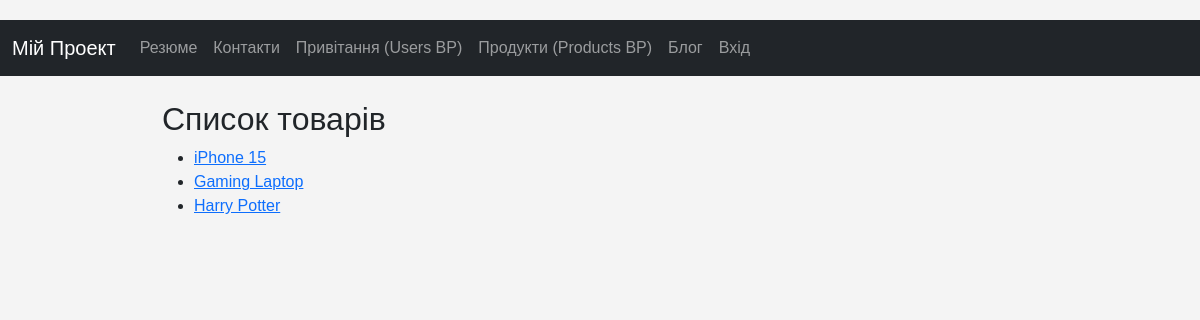
Screenshot of /products/ with the database file from the repository.
### app/products/models.py (models this page shows, shortened)
class Product(db.Model):
    __tablename__ = 'products'
    id: Mapped[int] = mapped_column(Integer, primary_key=True)
    name: Mapped[str] = mapped_column(String(100), nullable=False)
    price: Mapped[float] = mapped_column(Float, nullable=False)
    description: Mapped[str] = mapped_column(String(500), nullable=True)
    active: Mapped[bool] = mapped_column(Boolean, default=True, nullable=False)
    category_id: Mapped[int | None] = mapped_column(ForeignKey('categories.id'), nullable=True)
    category: Mapped["Category"] = relationship("Category", back_populates="products")

### app/products/views.py (the view)
@products_bp.route("/")
def list_products():
    products = db.session.query(Product).all()
    return render_template("products/list.html", products=products)

### app/products/templates/products/list.html
{% extends "base.html" %}
{% block content %}
<h2>Список товарів</h2>
<ul>
{% for product in products %}
    <li>
        <a href="{{ url_for('products.product_detail', product_id=product.id) }}">{{ product.name }}</a>
    </li>
{% endfor %}
</ul>
{% endblock %}

### app/static/css/styles.css (style rules this page uses)
body { font-family: Arial, sans-serif; background-color: #f4f4f4; padding-top: 20px; }

### rows the page displays
Product: name "iPhone 15"
Product: name "Gaming Laptop"
Product: name "Harry Potter"
